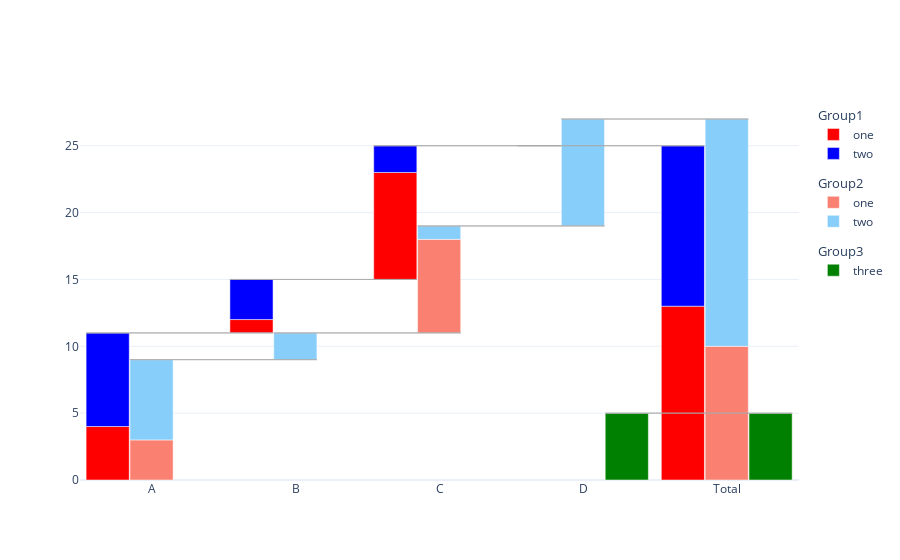

The cell this chart's notebook holds for it:
### Markdown cell above
## Coloring

One can easily change the coloring by specifying the *colors* keyword argument. It expects a *dict*. For eample if we want to define colors per group and category:

### Code cell
df = pd.DataFrame({
    "X": ["A", "B", "C"]*4 + ["D", "D" ], 
    # "Y": np.random.randint(0, 10, 6), 
    "Y": [4, 1, 8, 7, 3, 2] + [i-1 for i in [4, 1, 8, 7, 3, 2]] + [8, 5],
    "category": ["one"]*3+["two"]*3 + ["one"]*3+["two"]*3 + ["two", "three"],
    "group": ["Group1"]*6 + ["Group2"]*6 + ["Group2", "Group3"]
})

colors = {
    "Group1": {"one": "red", "two": "blue"},
    "Group2": {"one": "salmon", "two": "lightskyblue"},
    "Group3": "green"
}

c = Waterfall(df, x="X", y="Y", category="category", colors=colors, group="group", total=True)
fig = c.get_fig()
fig

### Figure 1 — Plotly figure (JSON) as saved in the notebook; plotly's stock layout.template omitted (floating-point values rounded to 4 significant figures)
{"data": [{"base": [0, 11, 15, 0, 0], "legendgroup": "Group1", "legendgrouptitle": {"text": "Group1"}, "marker": {"color": "red"}, "name": "one", "offset": -0.4575, "offsetgroup": "0", "type": "bar", "width": 0.3, "x": [0, 1, 2, 3, 4], "y": [4, 1, 8, null, 13]}, {"base": [4, 12, 23, 0, 13], "legendgroup": "Group1", "legendgrouptitle": {"text": "Group1"}, "marker": {"color": "blue"}, "name": "two", "offset": -0.4575, "offsetgroup": "0", "type": "bar", "width": 0.3, "x": [0, 1, 2, 3, 4], "y": [7, 3, 2, null, 12]}, {"base": [0, 9, 11, 19, 0], "legendgroup": "Group2", "legendgrouptitle": {"text": "Group2"}, "marker": {"color": "salmon"}, "name": "one", "offset": -0.1525, "offsetgroup": "1", "type": "bar", "width": 0.3, "x": [0, 1, 2, 3, 4], "y": [3, 0, 7, null, 10]}, {"base": [3, 9, 18, 19, 10], "legendgroup": "Group2", "legendgrouptitle": {"text": "Group2"}, "marker": {"color": "lightskyblue"}, "name": "two", "offset": -0.1525, "offsetgroup": "1", "type": "bar", "width": 0.3, "x": [0, 1, 2, 3, 4], "y": [6, 2, 1, 8, 17]}, {"base": [0, 0, 0, 0, 0], "legendgroup": "Group3", "legendgrouptitle": {"text": "Group3"}, "marker": {"color": "green"}, "name": "three", "offset": 0.1525, "offsetgroup": "2", "type": "bar", "width": 0.3, "x": [0, 1, 2, 3, 4], "y": [null, null, null, 5, 5]}], "layout": {"shapes": [{"line": {"color": "darkgrey", "width": 0.75}, "x0": -0.4575, "x1": 0.8425, "y0": 11, "y1": 11}, {"line": {"color": "darkgrey", "width": 0.75}, "x0": 0.5425, "x1": 1.843, "y0": 15, "y1": 15}, {"line": {"color": "darkgrey", "width": 0.75}, "x0": 1.542, "x1": 2.842, "y0": 25, "y1": 25}, {"line": {"color": "darkgrey", "width": 0.75}, "x0": 2.542, "x1": 3.842, "y0": 25, "y1": 25}, {"line": {"color": "darkgrey", "width": 0.75}, "x0": -0.1525, "x1": 1.147, "y0": 9, "y1": 9}, {"line": {"color": "darkgrey", "width": 0.75}, "x0": 0.8475, "x1": 2.147, "y0": 11, "y1": 11}, {"line": {"color": "darkgrey", "width": 0.75}, "x0": 1.847, "x1": 3.147, "y0": 19, "y1": 19}, {"line": {"color": "darkgrey", "width": 0.75}, "x0": 2.848, "x1": 4.147, "y0": 27, "y1": 27}, {"line": {"color": "darkgrey", "width": 0.75}, "x0": 3.152, "x1": 4.452, "y0": 5, "y1": 5}], "xaxis": {"tickmode": "array", "ticktext": ["A", "B", "C", "D", "Total"], "tickvals": [0, 1, 2, 3, 4]}}}
